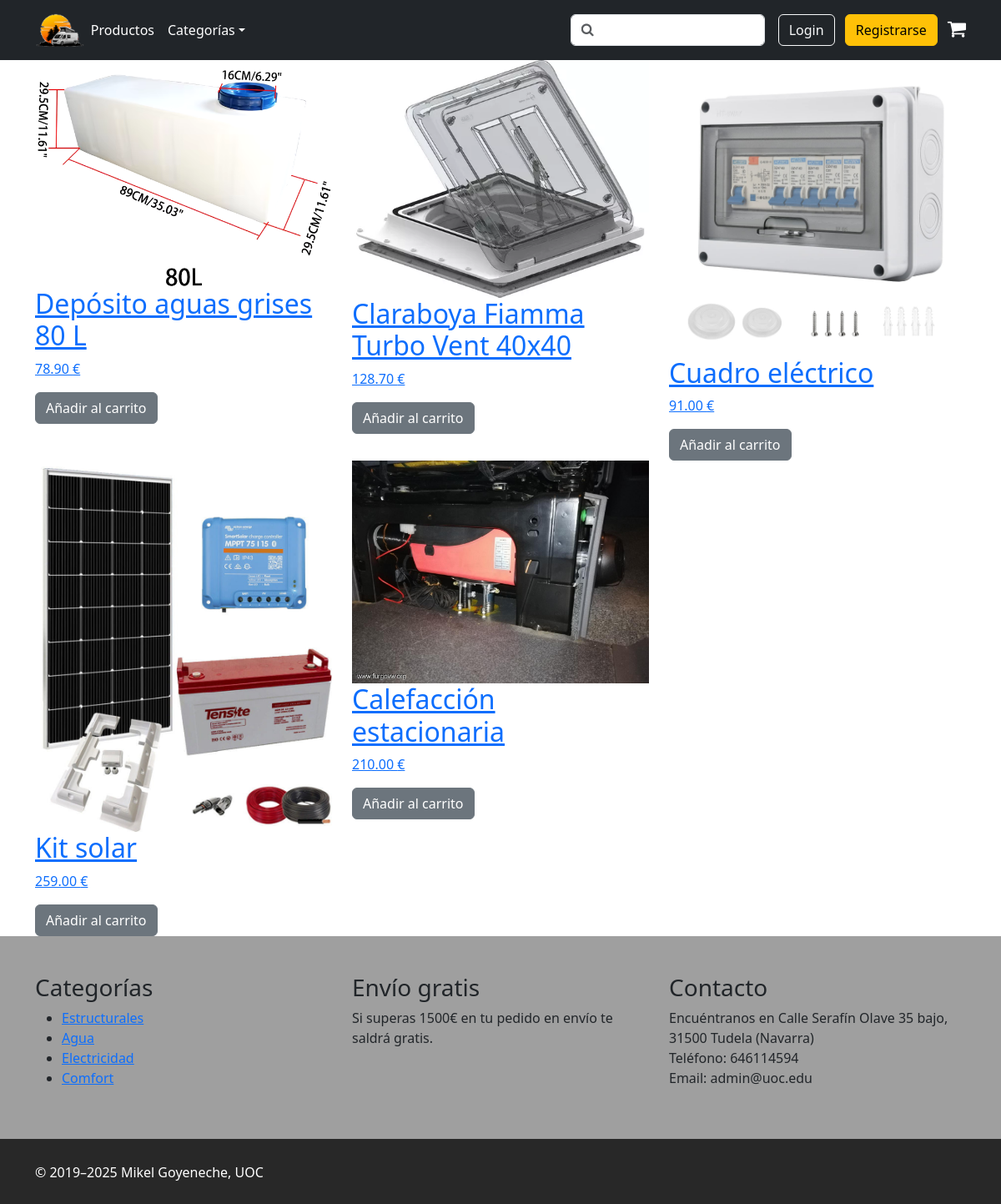
Page /products on the committed database.
### tables this page shows
CREATE TABLE `Product` (
  `id` int(10) UNSIGNED NOT NULL,
  `name` varchar(250) NOT NULL,
  `description` varchar(3000) NOT NULL,
  `img` varchar(250) NOT NULL,
  `price` decimal(6,2) NOT NULL,
  `cat` smallint(5) UNSIGNED NOT NULL
);

CREATE TABLE `Category` (
  `id` smallint(5) UNSIGNED NOT NULL,
  `name` varchar(50) NOT NULL,
  `description` varchar(500) NOT NULL,
  `img` varchar(50) NOT NULL
);

### index.php (called while the page is built)
<?php
if(!isset($_GET['controller'])) {
	$controller = 'home';
} else {
	$controller = $_GET['controller'];
}
include('controller/' . $controller . '.controller.php')
?>

### config/globalfunctions.class.php (called while the page is built, shortened)
<?php
class GlobalFunctions {
	public static function isLogged() {
		return (isset($_SESSION['username']));
	}
}
?>

### config/db.class.php (called while the page is built, shortened)
<?php
class Db {
    protected $connection;
	protected $query;
	public function __construct($dbhost = 'localhost', $dbuser = 'mike', $dbpass = 'mike%', $dbname = 'uoc', $charset = 'utf8') {
		$this->connection = new mysqli($dbhost, $dbuser, $dbpass, $dbname);
		$this->connection->set_charset($charset);
	}
    public function query($query) {
		if ($this->query = $this->connection->prepare($query)) {
            $this->query->execute();
        } else {
            $this->error('Unable to prepare MySQL statement (check your syntax) - ' . $this->connection->error);
        }
		return $this;
    }
	public function fetchAll($callback = null) {
	    $params = array();
        $row = array();
	    $meta = $this->query->result_metadata();
	    while ($field = $meta->fetch_field()) {
	        $params[] = &$row[$field->name];
	    }
	    call_user_func_array(array($this->query, 'bind_result'), $params);
        $result = array();
        while ($this->query->fetch()) {
            $r = array();
            foreach ($row as $key => $val) {
                $r[$key] = $val;
            }
            if ($callback != null && is_callable($callback)) {
                $value = call_user_func($callback, $r);
                if ($value == 'break') break;
            } else {
                $result[] = $r;
            }
        }
        $this->query_closed = TRUE;
		return $result;
	}
}
?>

### model/product.model.php (called while the page is built, shortened)
<?php
class Product {
	public $db;
    public function __construct($db, $id = null, $name = null, $description = null, $img = null, $price = null) {
        $this->db = $db;
		$this->id=$id;
		$this->name = $name;
		$this->img = $img;
		$this->price = $price;
    }
	public function getAllProducts() {
		$productObjsArray = [];
		$products = $this->db->query('SELECT * FROM Product')->fetchAll();
		foreach($products as $prod) {
			$productObj = new Product(null, $prod['id'], $prod['name'], $prod['description'], $prod['img'], $prod['price']);
			array_push($productObjsArray, $productObj);
		}
		return $productObjsArray;
	}
}
?>

### view/product.template.php (the view, shortened to what this page needs)
<?php
class ProductTemplate {
	public static function showProducts($products, $productsByRow = 3) {
		switch($productsByRow) {
			case 3:
				$colMd = 4;
			case 4:
				$colMd = 3;
			default:
				$colMd = 4;
		}
		$cont = 0;
		foreach($products as $product) {
			if($cont % $productsByRow == 0) {
				echo '<div class="row productsrow">';
			}
			echo '<div class="col-md-'.$colMd.'">';
			echo self::showProduct($product);
			echo '</div>';
			if(($cont+1) % $productsByRow == 0) {
				echo '</div>';
			}
			$cont++;
		}
	}
	public static function showProduct($product) {
		return '
			<a href="products?prod='.$product->id.'">
				<img src="assets/img/products/'.$product->img.'" height="" width="100%">
				<h2>'.$product->name.'</h2>
				<p>'.$product->price.' €</p>
			</a>
			<button type="button" class="btn btn-secondary add2cart liveToastBtn" data-title="Producto añadido al carrito" data-content="Has añadido '.$product->name.' al carrito" data-prod="'.$product->id.'">Añadir al carrito</button>
		  ';
	}
}
?>

### view/header.php (shortened to what this page needs)
<?php
include('cart.template.php');
include('model/product.model.php');
include('config/globalfunctions.class.php');
include('template.class.php');
include('config/db.class.php');
$db = new Db;
$categories = $db->query('SELECT * FROM Category')->fetchAll();
$products = $db->query('SELECT * FROM Product')->fetchAll();
?>
<!doctype html>
<html lang="es" data-bs-theme="auto">
  <head>
    <link rel="stylesheet" href="https://cdn.jsdelivr.net/npm/@docsearch/css@3">
	<link href="https://cdn.jsdelivr.net/npm/bootstrap@5.3.3/dist/css/bootstrap.min.css" rel="stylesheet">
	<link rel="stylesheet" href="assets/css/font-awesome.min.css">
	<link rel="stylesheet" href="assets/css/style.css">
  </head>
  <body>
	  <header class="p-3 text-bg-dark">
		<div class="container">
		  <div class="d-flex flex-wrap align-items-center justify-content-center justify-content-lg-start">
			<?php Template::logo()?>
			<?php Template::NavigationMenu($categories)?>
			<?php Template::SearchForm($products)?>
			<?php
			if(!GlobalFunctions::isLogged()) {
				Template::loginRegisterButtons();
			} else {
				echo Template::myAccountButton();
			}
			?>
			<?php CartTemplate::shoppingCart()?>
		  </div>
		</div>
	  </header>

### view/template.class.php (shortened to what this page needs)
<?php
class Template {
	public static function logo() {
		echo '
			<a href="/" class="d-flex align-items-center mb-2 mb-lg-0 text-white text-decoration-none">
			  <img src="assets/img/logocampervan.png" height="40">
			</a>';
	}
	public static function navigationMenu($categories) {
		echo '
			<ul class="nav col-12 col-lg-auto me-lg-auto mb-2 justify-content-center mb-md-0">
			  <li><a href="products" class="nav-link px-2 text-white">Productos</a></li>
			  <li class="dropdown">
				<a class="nav-link px-2 text-white dropdown-toggle" href="categories"" id="categories" data-bs-toggle="dropdown">Categorías</a>
				  <ul class="dropdown-menu" aria-labelledby="categories" >';
				echo '</ul></li>
			</ul>';
	}
	public static function searchForm($products) {
		echo '
			<form class="col-12 col-lg-auto mb-3 mb-lg-0 me-lg-3" role="search">
			  <input type="text" class="form-control search" placeholder="&#xF002" style="font-family:Arial, FontAwesome" />
			  <div id="resultscontainer">';
		echo '</div>
			</form>';
	}
	public static function loginRegisterButtons() {
		echo '
			<div class="text-end">
			  <a class="btn btn-outline-light me-2" href="login">Login</a>
			  <a class="btn btn-warning" href="signup">Registrarse</a>
			</div>';
	}
	public static function message() {
		echo '
		<div class="toast-container position-fixed top-50 start-50 translate-middle p-3">
		  <div id="liveToast" class="toast" role="alert" aria-live="assertive" aria-atomic="true" data-bs-delay="2000">
			<div class="toast-header">
				<strong class="me-auto"></strong>
			  <button type="button" class="btn-close" data-bs-dismiss="toast" aria-label="Close"></button>
			</div>
			<div class="toast-body">
			</div>
		  </div>
		</div>';
		}
}
?>

### view/cart.template.php (shortened to what this page needs)
<?php
class CartTemplate {
	public static function shoppingCart() {
		echo '<a href="cart" class="shoppingcarticon text-white">
				<i class="fa fa-shopping-cart" aria-hidden="true"></i>';
		echo '</a>';
	}
}
?>

### controller/products.controller.php
<?php
include('view/header.php');
include('view/product.template.php');
$product = new Product($db);
?>
<main>
  <div class="container">
	<?php
	if(isset($_GET['prod'])) {
		$prodId = $_GET['prod'];
		$productObj = $product->getProduct($prodId);
		echo ProductTemplate::productPage($productObj);
	} else {
		$products = $product->getAllProducts();
		echo ProductTemplate::showProducts($products);
	}
	?>
  </div>
</main>
<?php include('view/footer.php')?>

### view/footer.php (shortened to what this page needs)
<?php Template::message()?>
	  <footer>
		<div class="footer1">
			<div class="container">
			  <div class="row">
				<div class="col-md-4">
					<h3>Categorías</h3>
					<ul>
					<?php
					foreach($categories as $category) {
						echo '<li><a href="categories?cat='.$category['id'].'">'.$category['name'].'</a></li>';
					}
					?>
					</ul>
				</div>
				<div class="col-md-4">
					<h3>Envío gratis</h3>
					<span>Si superas 1500€ en tu pedido en envío te saldrá gratis.</span>
				</div>
				<div class="col-md-4">
					<h3>Contacto</h3>
					<span>Encuéntranos en Calle Serafín Olave 35 bajo, 31500 Tudela (Navarra)</span><br>
					<span>Teléfono: 646114594</span><br>
					<span>Email: admin@uoc.edu</span><br>
				  </div>
			  </div>
			</div>
		</div>
		<div class="footer2">
			<div class="container">
				<div class="row">
					<p>&copy; 2019–<?php echo date('Y');?> Mikel Goyeneche, UOC</p>
				</div>
			</div>
		</div>
	</footer>
	</body>
</html>

### assets/css/style.css (style rules this page uses)
.dropdown-toggle::after { color:#fff; }
.shoppingcarticon { text-decoration:none; }
.shoppingcarticon .fa-shopping-cart { font-size: 1.5em; margin-left: 0.5em; }
footer .footer1 { background-color: #9f9f9f; padding: 45px 0; }
footer .footer2 { background-color: #282828; padding: 28px 0 10px; color: #fff; }

### rows in the picture
product: img (picture), name "Depósito aguas grises 80 L", price "78.90"
product: img (picture), name "Claraboya Fiamma Turbo Vent 40x40", price "128.70"
product: img (picture), name "Cuadro eléctrico", price "91.00"
product: img (picture), name "Kit solar", price "259.00"
product: img (picture), name "Calefacción estacionaria", price "210.00"
category: name "Estructurales"
category: name "Agua"
category: name "Electricidad"
category: name "Comfort"
